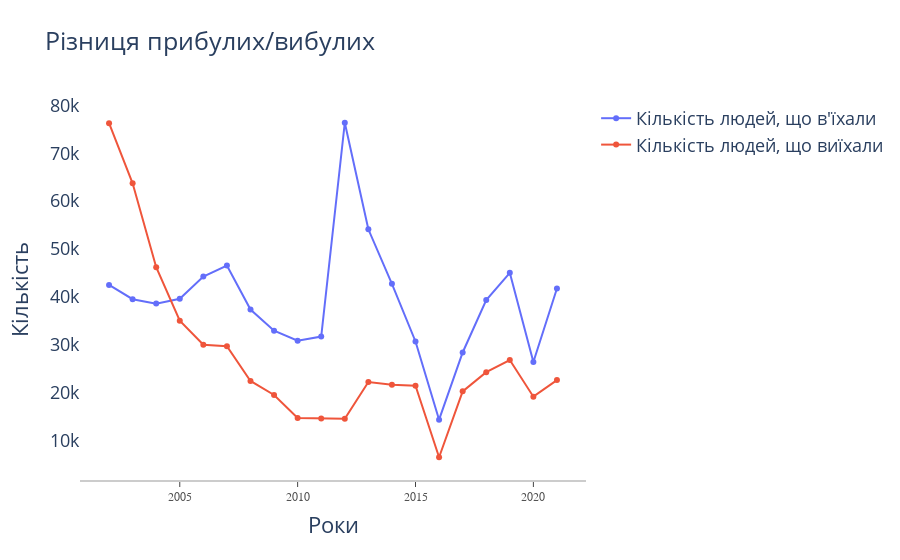

The notebook cell this image was saved under:
### Code cell
fig = go.Figure()
fig.add_trace(go.Scatter(
    x=total_movement['Роки'],
    y=total_movement['Прибулі'],
    name="Кількість людей, що в'їхали",
      mode='lines+markers',   # this sets its legend entry
))
fig.add_trace(go.Scatter(
    x=total_movement['Роки'],
    y=total_movement['Вибулі'],
    name="Кількість людей, що виїхали",
        mode='lines+markers',      # this sets its legend entry
))

fig.update_layout(
    title="Різниця прибулих/вибулих",
    xaxis_title="Роки",
    yaxis_title="Кількість",
    font=dict(
        size=18
        
    )
)
fig.update_layout(
    xaxis=dict(
        showline=True,
        showgrid=False,
        linecolor='rgb(204, 204, 204)',
        linewidth=2,
        ticks='outside',
        tickfont=dict(
            family='Arial',
            size=12,
            color='rgb(82, 82, 82)')))
fig.update_layout(plot_bgcolor='rgba(0,0,0,0)',  
                  )

### Figure 1 — Plotly figure (JSON) as saved in the notebook; plotly's stock layout.template omitted (floating-point values rounded to 4 significant figures)
{"data": [{"mode": "lines+markers", "name": "Кількість людей, що в'їхали", "type": "scatter", "x": [2002, 2003, 2004, 2005, 2006, 2007, 2008, 2009, 2010, 2011, 2012, 2013, 2014, 2015, 2016, 2017, 2018, 2019, 2020, 2021], "y": [42473, 39489, 38567, 39580, 44227, 46507, 37323, 32917, 30810, 31684, 76361, 54100, 42698, 30659, 14311, 28360, 39307, 45011, 26361, 41724]}, {"mode": "lines+markers", "name": "Кількість людей, що виїхали", "type": "scatter", "x": [2002, 2003, 2004, 2005, 2006, 2007, 2008, 2009, 2010, 2011, 2012, 2013, 2014, 2015, 2016, 2017, 2018, 2019, 2020, 2021], "y": [76264, 63699, 46182, 34997, 29982, 29669, 22402, 19470, 14677, 14588, 14517, 22187, 21599, 21409, 6465, 20234, 24252, 26789, 19121, 22587]}], "layout": {"font": {"size": 18}, "plot_bgcolor": "rgba(0,0,0,0)", "title": {"text": "Різниця прибулих/вибулих"}, "xaxis": {"linecolor": "rgb(204, 204, 204)", "linewidth": 2, "showgrid": false, "showline": true, "tickfont": {"color": "rgb(82, 82, 82)", "family": "Arial", "size": 12}, "ticks": "outside", "title": {"text": "Роки"}}, "yaxis": {"title": {"text": "Кількість"}}}}
